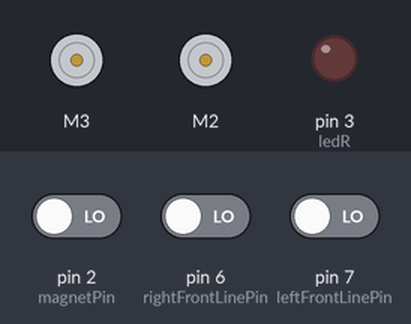
Bench run of a sketch on a simulated Arduino Uno, built with avr-gcc and run on an emulated ATmega328P. On the bench: 2 × DC motor (green arrow = forward, orange = backward, longer = faster), output pins drawn as LEDs (lit = HIGH). Inputs (shaded band) come from the test bench; at power-on: pin 2 (magnetPin) LOW, pin 6 (rightFrontLinePin) LOW, pin 7 (leftFrontLinePin) LOW. Pins used as bus, display or sensor lines are not drawn.

Above: at 1.2 s.
1.3 s: pin 2 (magnetPin) driven HIGH
At 2.5 s:
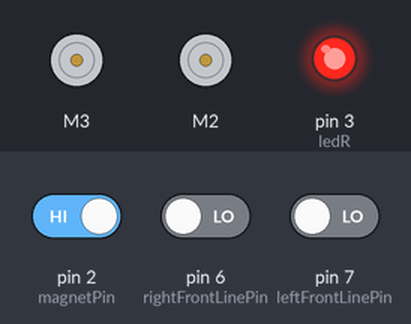
2.8 s: pin 6 (rightFrontLinePin) driven HIGH
At 3.9 s:
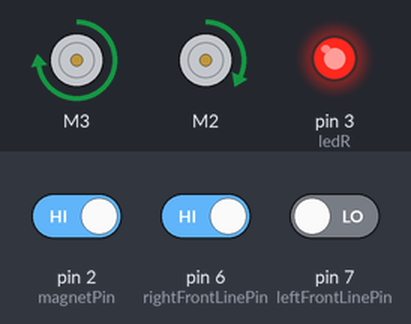
4.3 s: pin 7 (leftFrontLinePin) driven HIGH
At 5.0 s:
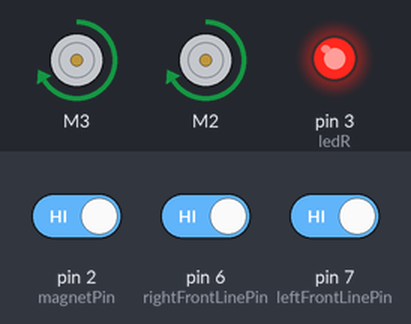
5.8 s: pin 2 (magnetPin) driven LOW
At 6.1 s:
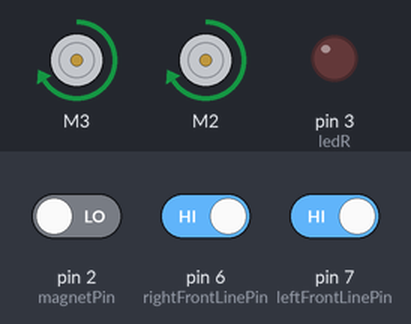
7.3 s: pin 6 (rightFrontLinePin) driven LOW
At 8.5 s:
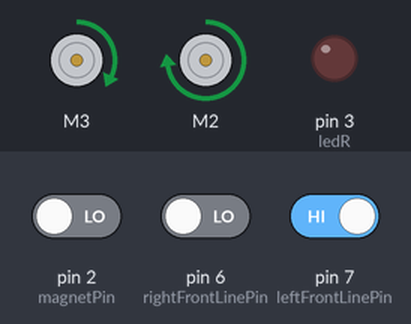
8.8 s: pin 2 (magnetPin) driven HIGH
At 9.6 s:
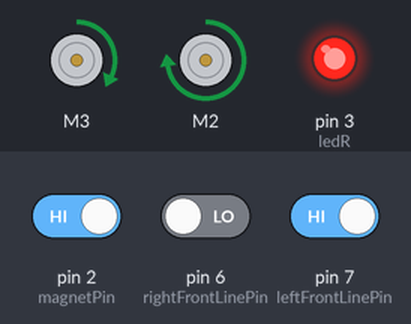
Timing chart, 0 to 11.3 s (numbered marks = the images above; inputs shaded):
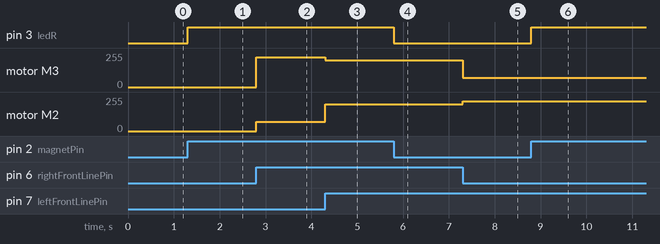

Measured:
- after the input at 1.3 s, pin 3 (ledR): LOW → HIGH at once
- after the input at 2.8 s, motor M3: stopped → forward 225/255 at once; motor M2: stopped → forward 70/255 at once
- after the input at 4.3 s, motor M3: forward 225/255 → forward 200/255 at once; motor M2: forward 70/255 → forward 200/255 at once
- after the input at 5.8 s, pin 3 (ledR): HIGH → LOW at once
- after the input at 7.3 s, motor M3: forward 200/255 → forward 70/255 at once; motor M2: forward 200/255 → forward 225/255 at once
- after the input at 8.8 s, pin 3 (ledR): LOW → HIGH at once

The sketch:

it_5_line.ino
```cpp
#include <Adafruit_MotorShield.h>
Adafruit_MotorShield AFMS = Adafruit_MotorShield();
Adafruit_DCMotor *motor1 = AFMS.getMotor(3);
Adafruit_DCMotor *motor2 = AFMS.getMotor(2);
bool moving = false;
int ledB = 1;
int ledR = 3;
unsigned long previousTime = millis();
int ledState = LOW;
int magnet = 0;
int magnetPin = 2;
int leftFrontLinePin = 7;
int rightFrontLinePin = 6;
int leftBackLinePin = 8;
int rightBackLinePin = 9;
int leftFrontLine = 0;
int rightFrontLine = 0;
int leftBackLine = 0;
int rightBackLine = 0;
bool lineMode = true;

void setup(){
  Serial.begin(9600);
  // put your setup code here, to run once:
  if (!AFMS.begin()) {         // create with the default frequency 1.6KHz
  // if (!AFMS.begin(1000)) {  // OR with a different frequency, say 1KHz
    Serial.println("Could not find Motor Shield. Check wiring.");
  while (1);
  }
  pinMode(ledB, OUTPUT);
  pinMode(ledR, OUTPUT);
  pinMode(magnetPin, INPUT);
  pinMode(leftFrontLine, INPUT);
  pinMode(rightFrontLine, INPUT);

}

void loop(){
  unsigned long currentTime = millis();
  if((currentTime - previousTime > 500) and moving) {
    previousTime = currentTime;
    if (ledState == HIGH) {
      ledState = LOW;
    }
    else {
      ledState = HIGH;
    }
    digitalWrite(ledB, ledState);
  }

  magnet_test();
  if(lineMode){
    leftFrontLine = digitalRead(leftFrontLinePin);
    rightFrontLine = digitalRead(rightFrontLinePin);
    if(leftFrontLine == HIGH and rightFrontLine == HIGH){
      motor(1, 200);
      moving = true;
    }
    else if(leftFrontLine == HIGH and rightFrontLine == LOW){
        motor1->run(FORWARD);
        motor2->run(FORWARD);
        motor2->setSpeed(225);
        motor1->setSpeed(70);
        moving = true;
      }

     else if(leftFrontLine == LOW and rightFrontLine == HIGH){
        motor1->run(FORWARD);
        motor2->run(FORWARD);
        motor2->setSpeed(70);
        motor1->setSpeed(225);
        moving = true;
      }

      else{
        motor1->run(RELEASE);
        motor2->run(RELEASE);
        moving = false;
        digitalWrite(ledB, LOW);

   }
  }
}


void speeed_up(int speeed){
  /*
  uint8_t i;
  for (i=0; i<speeed; i++) {
     motor1->setSpeed(i);
     motor2->setSpeed(i);
     delay(10);
  }
  for (i=speeed;i>0;i--) {
     motor1->setSpeed(i);
     motor2->setSpeed(i);
     delay(10);
  }
  */
     motor1->setSpeed(speeed);
     motor2->setSpeed(speeed);


}

void motor(int dir,int speeed){
 // motor1->setSpeed(speeed);
 // motor2->setSpeed(speeed);

  switch (dir){
    case 0: //OFF
      motor1->run(RELEASE);
      motor2->run(RELEASE);
      break;
    case 1: //FORWARD
      motor1->run(FORWARD);
      motor2->run(FORWARD);
      speeed_up(speeed);
      break;
    case 2: //BACKWARD
      motor1->run(BACKWARD);
      motor2->run(BACKWARD);
      speeed_up(speeed);
      break;
    case 3: // TURN
      motor1->run(FORWARD);
      motor2->run(BACKWARD);
      speeed_up(speeed);
      break;
    case 4: // TURN
      motor2->run(FORWARD);
      motor1->run(BACKWARD);
      speeed_up(speeed);
      break;
  }
  if (dir != 0){
    moving = true;
  }else{
    moving = false;
  }
  /*
  if(dir == 0){
  motor1->run(RELEASE);
  motor2->run(RELEASE);
}

  if(dir == 1){
  motor1->run(FORWARD);
  motor2->run(FORWARD);
  */
}

void magnet_test(){
  magnet = digitalRead(magnetPin); // read input value
  if (magnet == HIGH) { // check if the input is HIGH
    digitalWrite(ledR, HIGH);
  } else {
    digitalWrite(ledR,LOW);
  }
}
```
